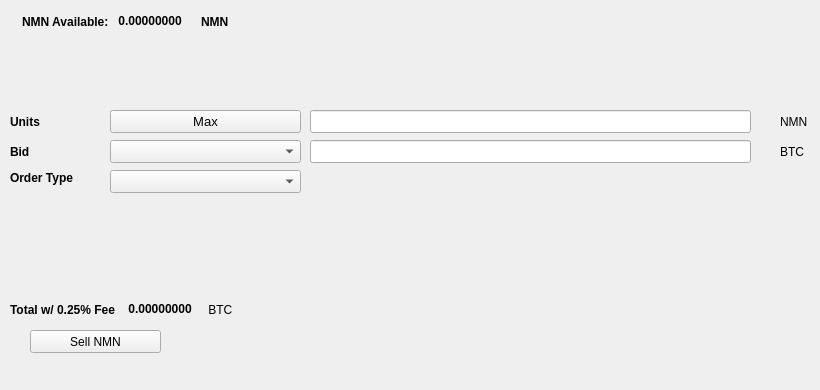
   <widget class="QWidget" name="SellTab">
    <attribute name="title">
     <string>Sell</string>
    </attribute>
    <widget class="QLabel" name="label_16">
     <property name="geometry">
      <rect>
       <x>780</x>
       <y>140</y>
       <width>31</width>
       <height>23</height>
      </rect>
     </property>
     <property name="text">
      <string>BTC</string>
     </property>
    </widget>
    <widget class="QComboBox" name="SellBidcomboBox">
     <property name="geometry">
      <rect>
       <x>110</x>
       <y>140</y>
       <width>191</width>
       <height>23</height>
      </rect>
     </property>
     <property name="font">
      <font>
       <pointsize>10</pointsize>
      </font>
     </property>
    </widget>
    <widget class="QLabel" name="label_18">
     <property name="geometry">
      <rect>
       <x>10</x>
       <y>110</y>
       <width>46</width>
       <height>23</height>
      </rect>
     </property>
     <property name="font">
      <font>
       <weight>75</weight>
       <bold>true</bold>
      </font>
     </property>
     <property name="text">
      <string>Units</string>
     </property>
    </widget>
    <widget class="QPushButton" name="Sell_Max_Amount">
     <property name="geometry">
      <rect>
       <x>110</x>
       <y>110</y>
       <width>191</width>
       <height>23</height>
      </rect>
     </property>
     <property name="font">
      <font>
       <pointsize>10</pointsize>
      </font>
     </property>
     <property name="text">
      <string>Max</string>
     </property>
    </widget>
    <widget class="QLabel" name="label_20">
     <property name="geometry">
      <rect>
       <x>10</x>
       <y>170</y>
       <width>91</width>
       <height>16</height>
      </rect>
     </property>
     <property name="font">
      <font>
       <weight>75</weight>
       <bold>true</bold>
      </font>
     </property>
     <property name="text">
      <string>Order Type</string>
     </property>
    </widget>
    <widget class="QComboBox" name="SellOrdertypeCombo">
     <property name="geometry">
      <rect>
       <x>110</x>
       <y>170</y>
       <width>191</width>
       <height>23</height>
      </rect>
     </property>
     <property name="font">
      <font>
       <pointsize>10</pointsize>
      </font>
     </property>
    </widget>
    <widget class="QLabel" name="label_21">
     <property name="geometry">
      <rect>
       <x>10</x>
       <y>140</y>
       <width>46</width>
       <height>23</height>
      </rect>
     </property>
     <property name="font">
      <font>
       <weight>75</weight>
       <bold>true</bold>
      </font>
     </property>
     <property name="text">
      <string>Bid</string>
     </property>
    </widget>
    <widget class="QLabel" name="label_22">
     <property name="geometry">
      <rect>
       <x>780</x>
       <y>110</y>
       <width>31</width>
       <height>23</height>
      </rect>
     </property>
     <property name="text">
      <string>NMN</string>
     </property>
    </widget>
    <widget class="QLineEdit" name="UnitsInputNMN">
     <property name="geometry">
      <rect>
       <x>310</x>
       <y>110</y>
       <width>441</width>
       <height>23</height>
      </rect>
     </property>
     <property name="font">
      <font>
       <pointsize>9</pointsize>
       <weight>75</weight>
       <bold>true</bold>
      </font>
     </property>
    </widget>
    <widget class="QLineEdit" name="SellBidPriceEdit">
     <property name="geometry">
      <rect>
       <x>310</x>
       <y>140</y>
       <width>441</width>
       <height>23</height>
      </rect>
     </property>
     <property name="font">
      <font>
       <pointsize>9</pointsize>
       <weight>75</weight>
       <bold>true</bold>
      </font>
     </property>
    </widget>
    <widget class="QPushButton" name="SellNMNBTN">
     <property name="geometry">
      <rect>
       <x>30</x>
       <y>330</y>
       <width>131</width>
       <height>23</height>
      </rect>
     </property>
     <property name="text">
      <string>Sell NMN</string>
     </property>
     <property name="icon">
      <iconset resource="../nmn">
       <normaloff>:/icons/bitcoin</normaloff>:/icons/bitcoin</iconset>
     </property>
    </widget>
    <widget class="QWidget" name="layoutWidget3">
     <property name="geometry">
      <rect>
       <x>22</x>
       <y>12</y>
       <width>258</width>
       <height>19</height>
      </rect>
     </property>
     <layout class="QHBoxLayout" name="horizontalLayout">
      <item>
       <widget class="QLabel" name="label232_2">
        <property name="font">
         <font>
          <weight>75</weight>
          <bold>true</bold>
         </font>
        </property>
        <property name="text">
         <string>NMN Available:</string>
        </property>
       </widget>
      </item>
      <item>
       <widget class="QLabel" name="NMNAvailableLabel">
        <property name="palette">
         <palette>
          <active>
           <colorrole role="WindowText">
            <brush brushstyle="SolidPattern">
             <color alpha="255">
              <red>0</red>
              <green>0</green>
              <blue>0</blue>
             </color>
            </brush>
           </colorrole>
           <colorrole role="Button">
            <brush brushstyle="SolidPattern">
             <color alpha="255">
              <red>0</red>
              <green>170</green>
              <blue>0</blue>
             </color>
            </brush>
           </colorrole>
           <colorrole role="Light">
            <brush brushstyle="SolidPattern">
             <color alpha="255">
              <red>0</red>
              <green>255</green>
              <blue>0</blue>
             </color>
            </brush>
           </colorrole>
           <colorrole role="Midlight">
            <brush brushstyle="SolidPattern">
             <color alpha="255">
              <red>0</red>
              <green>212</green>
              <blue>0</blue>
             </color>
            </brush>
           </colorrole>
           <colorrole role="Dark">
            <brush brushstyle="SolidPattern">
             <color alpha="255">
              <red>0</red>
              <green>85</green>
              <blue>0</blue>
             </color>
            </brush>
           </colorrole>
           <colorrole role="Mid">
            <brush brushstyle="SolidPattern">
             <color alpha="255">
              <red>0</red>
              <green>113</green>
              <blue>0</blue>
             </color>
            </brush>
           </colorrole>
           <colorrole role="Text">
            <brush brushstyle="SolidPattern">
             <color alpha="255">
              <red>0</red>
              <green>170</green>
              <blue>0</blue>
             </color>
            </brush>
           </colorrole>
           <colorrole role="BrightText">
            <brush brushstyle="SolidPattern">
             <color alpha="255">
              <red>255</red>
              <green>255</green>
              <blue>255</blue>
             </color>
            </brush>
           </colorrole>
           <colorrole role="ButtonText">
            <brush brushstyle="SolidPattern">
             <color alpha="255">
              <red>0</red>
              <green>0</green>
              <blue>0</blue>
             </color>
            </brush>
           </colorrole>
           <colorrole role="Base">
            <brush brushstyle="SolidPattern">
             <color alpha="255">
              <red>255</red>
              <green>255</green>
              <blue>255</blue>
             </color>
            </brush>
           </colorrole>
           <colorrole role="Window">
            <brush brushstyle="SolidPattern">
             <color alpha="255">
              <red>0</red>
              <green>170</green>
              <blue>0</blue>
             </color>
            </brush>
           </colorrole>
           <colorrole role="Shadow">
            <brush brushstyle="SolidPattern">
             <color alpha="255">
              <red>0</red>
              <green>0</green>
              <blue>0</blue>
             </color>
            </brush>
           </colorrole>
           <colorrole role="AlternateBase">
            <brush brushstyle="SolidPattern">
             <color alpha="255">
              <red>127</red>
              <green>212</green>
              <blue>127</blue>
             </color>
            </brush>
           </colorrole>
           <colorrole role="ToolTipBase">
            <brush brushstyle="SolidPattern">
             <color alpha="255">
              <red>255</red>
              <green>255</green>
              <blue>220</blue>
             </color>
            </brush>
           </colorrole>
           <colorrole role="ToolTipText">
            <brush brushstyle="SolidPattern">
             <color alpha="255">
              <red>0</red>
              <green>0</green>
              <blue>0</blue>
             </color>
            </brush>
           </colorrole>
          </active>
          <inactive>
           <colorrole role="WindowText">
            <brush brushstyle="SolidPattern">
             <color alpha="255">
              <red>0</red>
              <green>0</green>
              <blue>0</blue>
             </color>
            </brush>
           </colorrole>
           <colorrole role="Button">
            <brush brushstyle="SolidPattern">
             <color alpha="255">
              <red>0</red>
              <green>170</green>
              <blue>0</blue>
             </color>
            </brush>
           </colorrole>
           <colorrole role="Light">
            <brush brushstyle="SolidPattern">
             <color alpha="255">
              <red>0</red>
              <green>255</green>
              <blue>0</blue>
             </color>
            </brush>
           </colorrole>
           <colorrole role="Midlight">
            <brush brushstyle="SolidPattern">
             <color alpha="255">
              <red>0</red>
              <green>212</green>
              <blue>0</blue>
             </color>
            </brush>
           </colorrole>
           <colorrole role="Dark">
            <brush brushstyle="SolidPattern">
             <color alpha="255">
              <red>0</red>
              <green>85</green>
              <blue>0</blue>
             </color>
            </brush>
           </colorrole>
           <colorrole role="Mid">
            <brush brushstyle="SolidPattern">
             <color alpha="255">
              <red>0</red>
              <green>113</green>
              <blue>0</blue>
             </color>
            </brush>
           </colorrole>
           <colorrole role="Text">
            <brush brushstyle="SolidPattern">
             <color alpha="255">
              <red>0</red>
              <green>170</green>
              <blue>0</blue>
             </color>
            </brush>
           </colorrole>
           <colorrole role="BrightText">
            <brush brushstyle="SolidPattern">
             <color alpha="255">
              <red>255</red>
              <green>255</green>
              <blue>255</blue>
             </color>
            </brush>
           </colorrole>
           <colorrole role="ButtonText">
            <brush brushstyle="SolidPattern">
             <color alpha="255">
              <red>0</red>
              <green>0</green>
              <blue>0</blue>
             </color>
            </brush>
           </colorrole>
           <colorrole role="Base">
            <brush brushstyle="SolidPattern">
             <color alpha="255">
              <red>255</red>
              <green>255</green>
              <blue>255</blue>
             </color>
            </brush>
           </colorrole>
           <colorrole role="Window">
            <brush brushstyle="SolidPattern">
             <color alpha="255">
              <red>0</red>
              <green>170</green>
              <blue>0</blue>
             </color>
            </brush>
           </colorrole>
           <colorrole role="Shadow">
            <brush brushstyle="SolidPattern">
             <color alpha="255">
              <red>0</red>
              <green>0</green>
              <blue>0</blue>
             </color>
            </brush>
           </colorrole>
           <colorrole role="AlternateBase">
            <brush brushstyle="SolidPattern">
             <color alpha="255">
              <red>127</red>
              <green>212</green>
              <blue>127</blue>
             </color>
            </brush>
           </colorrole>
           <colorrole role="ToolTipBase">
            <brush brushstyle="SolidPattern">
             <color alpha="255">
              <red>255</red>
              <green>255</green>
              <blue>220</blue>
             </color>
            </brush>
           </colorrole>
           <colorrole role="ToolTipText">
            <brush brushstyle="SolidPattern">
             <color alpha="255">
              <red>0</red>
              <green>0</green>
              <blue>0</blue>
             </color>
            </brush>
           </colorrole>
          </inactive>
          <disabled>
           <colorrole role="WindowText">
            <brush brushstyle="SolidPattern">
             <color alpha="255">
              <red>0</red>
              <green>85</green>
              <blue>0</blue>
             </color>
            </brush>
           </colorrole>
           <colorrole role="Button">
            <brush brushstyle="SolidPattern">
             <color alpha="255">
              <red>0</red>
              <green>170</green>
              <blue>0</blue>
             </color>
            </brush>
           </colorrole>
           <colorrole role="Light">
            <brush brushstyle="SolidPattern">
             <color alpha="255">
              <red>0</red>
              <green>255</green>
              <blue>0</blue>
             </color>
            </brush>
           </colorrole>
           <colorrole role="Midlight">
            <brush brushstyle="SolidPattern">
             <color alpha="255">
              <red>0</red>
              <green>212</green>
              <blue>0</blue>
             </color>
            </brush>
           </colorrole>
           <colorrole role="Dark">
            <brush brushstyle="SolidPattern">
             <color alpha="255">
              <red>0</red>
              <green>85</green>
              <blue>0</blue>
             </color>
            </brush>
           </colorrole>
           <colorrole role="Mid">
            <brush brushstyle="SolidPattern">
             <color alpha="255">
              <red>0</red>
              <green>113</green>
              <blue>0</blue>
             </color>
            </brush>
           </colorrole>
           <colorrole role="Text">
            <brush brushstyle="SolidPattern">
             <color alpha="255">
              <red>0</red>
              <green>85</green>
              <blue>0</blue>
             </color>
            </brush>
           </colorrole>
           <colorrole role="BrightText">
            <brush brushstyle="SolidPattern">
             <color alpha="255">
              <red>255</red>
              <green>255</green>
              <blue>255</blue>
             </color>
            </brush>
           </colorrole>
           <colorrole role="ButtonText">
            <brush brushstyle="SolidPattern">
             <color alpha="255">
              <red>0</red>
              <green>85</green>
              <blue>0</blue>
             </color>
            </brush>
           </colorrole>
           <colorrole role="Base">
            <brush brushstyle="SolidPattern">
             <color alpha="255">
              <red>0</red>
              <green>170</green>
              <blue>0</blue>
             </color>
            </brush>
           </colorrole>
           <colorrole role="Window">
            <brush brushstyle="SolidPattern">
             <color alpha="255">
              <red>0</red>
              <green>170</green>
              <blue>0</blue>
             </color>
            </brush>
           </colorrole>
           <colorrole role="Shadow">
            <brush brushstyle="SolidPattern">
             <color alpha="255">
              <red>0</red>
              <green>0</green>
              <blue>0</blue>
             </color>
            </brush>
           </colorrole>
           <colorrole role="AlternateBase">
            <brush brushstyle="SolidPattern">
             <color alpha="255">
              <red>0</red>
              <green>170</green>
              <blue>0</blue>
             </color>
            </brush>
           </colorrole>
           <colorrole role="ToolTipBase">
            <brush brushstyle="SolidPattern">
             <color alpha="255">
              <red>255</red>
              <green>255</green>
              <blue>220</blue>
             </color>
            </brush>
           </colorrole>
           <colorrole role="ToolTipText">
            <brush brushstyle="SolidPattern">
             <color alpha="255">
              <red>0</red>
              <green>0</green>
              <blue>0</blue>
             </color>
            </brush>
           </colorrole>
          </disabled>
         </palette>
        </property>
        <property name="font">
         <font>
          <weight>75</weight>
          <bold>true</bold>
         </font>
        </property>
        <property name="text">
         <string> 0.00000000 </string>
        </property>
        <property name="textInteractionFlags">
         <set>Qt::LinksAccessibleByMouse|Qt::TextSelectableByKeyboard|Qt::TextSelectableByMouse</set>
        </property>
       </widget>
      </item>
      <item>
       <widget class="QLabel" name="labelNMN">
        <property name="font">
         <font>
          <weight>75</weight>
          <bold>true</bold>
         </font>
        </property>
        <property name="text">
         <string>NMN</string>
        </property>
       </widget>
      </item>
     </layout>
    </widget>
    <widget class="QWidget" name="layoutWidget">
     <property name="geometry">
      <rect>
       <x>10</x>
       <y>300</y>
       <width>268</width>
       <height>19</height>
      </rect>
     </property>
     <layout class="QHBoxLayout" name="horizontalLayout_2">
      <item>
       <widget class="QLabel" name="label_19">
        <property name="font">
         <font>
          <weight>75</weight>
          <bold>true</bold>
         </font>
        </property>
        <property name="text">
         <string>Total w/ 0.25% Fee </string>
        </property>
       </widget>
      </item>
      <item>
       <widget class="QLabel" name="SellCostLabel">
        <property name="palette">
         <palette>
          <active>
           <colorrole role="WindowText">
            <brush brushstyle="SolidPattern">
             <color alpha="255">
              <red>0</red>
              <green>0</green>
              <blue>0</blue>
             </color>
            </brush>
           </colorrole>
           <colorrole role="Button">
            <brush brushstyle="SolidPattern">
             <color alpha="255">
              <red>0</red>
              <green>170</green>
              <blue>0</blue>
             </color>
            </brush>
           </colorrole>
           <colorrole role="Light">
            <brush brushstyle="SolidPattern">
             <color alpha="255">
              <red>0</red>
              <green>255</green>
              <blue>0</blue>
             </color>
            </brush>
           </colorrole>
           <colorrole role="Midlight">
            <brush brushstyle="SolidPattern">
             <color alpha="255">
              <red>0</red>
              <green>212</green>
              <blue>0</blue>
             </color>
            </brush>
           </colorrole>
           <colorrole role="Dark">
            <brush brushstyle="SolidPattern">
             <color alpha="255">
              <red>0</red>
              <green>85</green>
              <blue>0</blue>
             </color>
            </brush>
           </colorrole>
           <colorrole role="Mid">
            <brush brushstyle="SolidPattern">
             <color alpha="255">
              <red>0</red>
              <green>113</green>
              <blue>0</blue>
             </color>
            </brush>
           </colorrole>
           <colorrole role="Text">
            <brush brushstyle="SolidPattern">
             <color alpha="255">
              <red>0</red>
              <green>170</green>
              <blue>0</blue>
             </color>
            </brush>
           </colorrole>
           <colorrole role="BrightText">
            <brush brushstyle="SolidPattern">
             <color alpha="255">
              <red>255</red>
              <green>255</green>
              <blue>255</blue>
             </color>
            </brush>
           </colorrole>
           <colorrole role="ButtonText">
            <brush brushstyle="SolidPattern">
             <color alpha="255">
              <red>0</red>
              <green>0</green>
              <blue>0</blue>
             </color>
            </brush>
           </colorrole>
           <colorrole role="Base">
            <brush brushstyle="SolidPattern">
             <color alpha="255">
              <red>255</red>
              <green>255</green>
              <blue>255</blue>
             </color>
            </brush>
           </colorrole>
           <colorrole role="Window">
            <brush brushstyle="SolidPattern">
             <color alpha="255">
              <red>0</red>
              <green>170</green>
              <blue>0</blue>
             </color>
            </brush>
           </colorrole>
           <colorrole role="Shadow">
            <brush brushstyle="SolidPattern">
             <color alpha="255">
              <red>0</red>
              <green>0</green>
              <blue>0</blue>
             </color>
            </brush>
           </colorrole>
           <colorrole role="AlternateBase">
            <brush brushstyle="SolidPattern">
             <color alpha="255">
              <red>127</red>
              <green>212</green>
              <blue>127</blue>
             </color>
            </brush>
           </colorrole>
           <colorrole role="ToolTipBase">
            <brush brushstyle="SolidPattern">
             <color alpha="255">
              <red>255</red>
              <green>255</green>
              <blue>220</blue>
             </color>
            </brush>
           </colorrole>
           <colorrole role="ToolTipText">
            <brush brushstyle="SolidPattern">
             <color alpha="255">
              <red>0</red>
              <green>0</green>
              <blue>0</blue>
             </color>
            </brush>
           </colorrole>
          </active>
          <inactive>
           <colorrole role="WindowText">
            <brush brushstyle="SolidPattern">
             <color alpha="255">
              <red>0</red>
              <green>0</green>
              <blue>0</blue>
             </color>
            </brush>
           </colorrole>
           <colorrole role="Button">
            <brush brushstyle="SolidPattern">
             <color alpha="255">
              <red>0</red>
              <green>170</green>
              <blue>0</blue>
             </color>
            </brush>
           </colorrole>
           <colorrole role="Light">
            <brush brushstyle="SolidPattern">
             <color alpha="255">
              <red>0</red>
              <green>255</green>
              <blue>0</blue>
             </color>
            </brush>
           </colorrole>
           <colorrole role="Midlight">
            <brush brushstyle="SolidPattern">
             <color alpha="255">
              <red>0</red>
              <green>212</green>
              <blue>0</blue>
             </color>
            </brush>
           </colorrole>
           <colorrole role="Dark">
            <brush brushstyle="SolidPattern">
             <color alpha="255">
              <red>0</red>
              <green>85</green>
              <blue>0</blue>
             </color>
            </brush>
           </colorrole>
           <colorrole role="Mid">
            <brush brushstyle="SolidPattern">
             <color alpha="255">
              <red>0</red>
              <green>113</green>
              <blue>0</blue>
             </color>
            </brush>
           </colorrole>
           <colorrole role="Text">
            <brush brushstyle="SolidPattern">
             <color alpha="255">
              <red>0</red>
              <green>170</green>
              <blue>0</blue>
             </color>
            </brush>
           </colorrole>
           <colorrole role="BrightText">
            <brush brushstyle="SolidPattern">
             <color alpha="255">
              <red>255</red>
              <green>255</green>
              <blue>255</blue>
             </color>
            </brush>
           </colorrole>
           <colorrole role="ButtonText">
            <brush brushstyle="SolidPattern">
             <color alpha="255">
              <red>0</red>
              <green>0</green>
              <blue>0</blue>
             </color>
            </brush>
           </colorrole>
           <colorrole role="Base">
            <brush brushstyle="SolidPattern">
             <color alpha="255">
              <red>255</red>
              <green>255</green>
              <blue>255</blue>
             </color>
            </brush>
           </colorrole>
           <colorrole role="Window">
            <brush brushstyle="SolidPattern">
             <color alpha="255">
              <red>0</red>
              <green>170</green>
              <blue>0</blue>
             </color>
            </brush>
           </colorrole>
           <colorrole role="Shadow">
            <brush brushstyle="SolidPattern">
             <color alpha="255">
              <red>0</red>
              <green>0</green>
              <blue>0</blue>
             </color>
            </brush>
           </colorrole>
           <colorrole role="AlternateBase">
            <brush brushstyle="SolidPattern">
             <color alpha="255">
              <red>127</red>
              <green>212</green>
              <blue>127</blue>
             </color>
            </brush>
           </colorrole>
           <colorrole role="ToolTipBase">
            <brush brushstyle="SolidPattern">
             <color alpha="255">
              <red>255</red>
              <green>255</green>
              <blue>220</blue>
             </color>
            </brush>
           </colorrole>
           <colorrole role="ToolTipText">
            <brush brushstyle="SolidPattern">
             <color alpha="255">
              <red>0</red>
              <green>0</green>
              <blue>0</blue>
             </color>
            </brush>
           </colorrole>
          </inactive>
          <disabled>
           <colorrole role="WindowText">
            <brush brushstyle="SolidPattern">
             <color alpha="255">
              <red>0</red>
              <green>85</green>
              <blue>0</blue>
             </color>
            </brush>
           </colorrole>
           <colorrole role="Button">
            <brush brushstyle="SolidPattern">
             <color alpha="255">
              <red>0</red>
              <green>170</green>
              <blue>0</blue>
             </color>
            </brush>
           </colorrole>
           <colorrole role="Light">
            <brush brushstyle="SolidPattern">
             <color alpha="255">
              <red>0</red>
              <green>255</green>
              <blue>0</blue>
             </color>
            </brush>
           </colorrole>
           <colorrole role="Midlight">
            <brush brushstyle="SolidPattern">
             <color alpha="255">
              <red>0</red>
              <green>212</green>
              <blue>0</blue>
             </color>
            </brush>
           </colorrole>
           <colorrole role="Dark">
            <brush brushstyle="SolidPattern">
             <color alpha="255">
              <red>0</red>
              <green>85</green>
              <blue>0</blue>
             </color>
            </brush>
           </colorrole>
           <colorrole role="Mid">
            <brush brushstyle="SolidPattern">
             <color alpha="255">
              <red>0</red>
              <green>113</green>
              <blue>0</blue>
             </color>
            </brush>
           </colorrole>
           <colorrole role="Text">
            <brush brushstyle="SolidPattern">
             <color alpha="255">
              <red>0</red>
              <green>85</green>
              <blue>0</blue>
             </color>
            </brush>
           </colorrole>
           <colorrole role="BrightText">
            <brush brushstyle="SolidPattern">
             <color alpha="255">
              <red>255</red>
              <green>255</green>
              <blue>255</blue>
             </color>
            </brush>
           </colorrole>
           <colorrole role="ButtonText">
            <brush brushstyle="SolidPattern">
             <color alpha="255">
              <red>0</red>
              <green>85</green>
              <blue>0</blue>
             </color>
            </brush>
           </colorrole>
           <colorrole role="Base">
            <brush brushstyle="SolidPattern">
             <color alpha="255">
              <red>0</red>
              <green>170</green>
              <blue>0</blue>
             </color>
            </brush>
           </colorrole>
           <colorrole role="Window">
            <brush brushstyle="SolidPattern">
             <color alpha="255">
              <red>0</red>
              <green>170</green>
              <blue>0</blue>
             </color>
            </brush>
           </colorrole>
           <colorrole role="Shadow">
            <brush brushstyle="SolidPattern">
             <color alpha="255">
              <red>0</red>
              <green>0</green>
              <blue>0</blue>
             </color>
            </brush>
           </colorrole>
           <colorrole role="AlternateBase">
            <brush brushstyle="SolidPattern">
             <color alpha="255">
              <red>0</red>
              <green>170</green>
              <blue>0</blue>
             </color>
            </brush>
           </colorrole>
           <colorrole role="ToolTipBase">
            <brush brushstyle="SolidPattern">
             <color alpha="255">
              <red>255</red>
              <green>255</green>
              <blue>220</blue>
             </color>
            </brush>
           </colorrole>
           <colorrole role="ToolTipText">
            <brush brushstyle="SolidPattern">
             <color alpha="255">
              <red>0</red>
              <green>0</green>
              <blue>0</blue>
             </color>
            </brush>
           </colorrole>
          </disabled>
         </palette>
        </property>
        <property name="font">
         <font>
          <weight>75</weight>
          <bold>true</bold>
         </font>
        </property>
        <property name="autoFillBackground">
         <bool>false</bool>
        </property>
        <property name="text">
         <string> 0.00000000</string>
        </property>
        <property name="textInteractionFlags">
         <set>Qt::LinksAccessibleByMouse|Qt::TextSelectableByMouse</set>
        </property>
       </widget>
      </item>
      <item>
       <widget class="QLabel" name="label_17">
        <property name="font">
         <font>
          <weight>50</weight>
          <bold>false</bold>
         </font>
        </property>
        <property name="text">
         <string> BTC</string>
        </property>
       </widget>
      </item>
     </layout>
    </widget>
    <widget class="QLabel" name="label_23">
     <property name="geometry">
      <rect>
       <x>460</x>
       <y>300</y>
       <width>281</width>
       <height>81</height>
      </rect>
     </property>
     <property name="text">
      <string/>
     </property>
     <property name="pixmap">
      <pixmap>:/images/bittrex</pixmap>
     </property>
    </widget>
   </widget>
